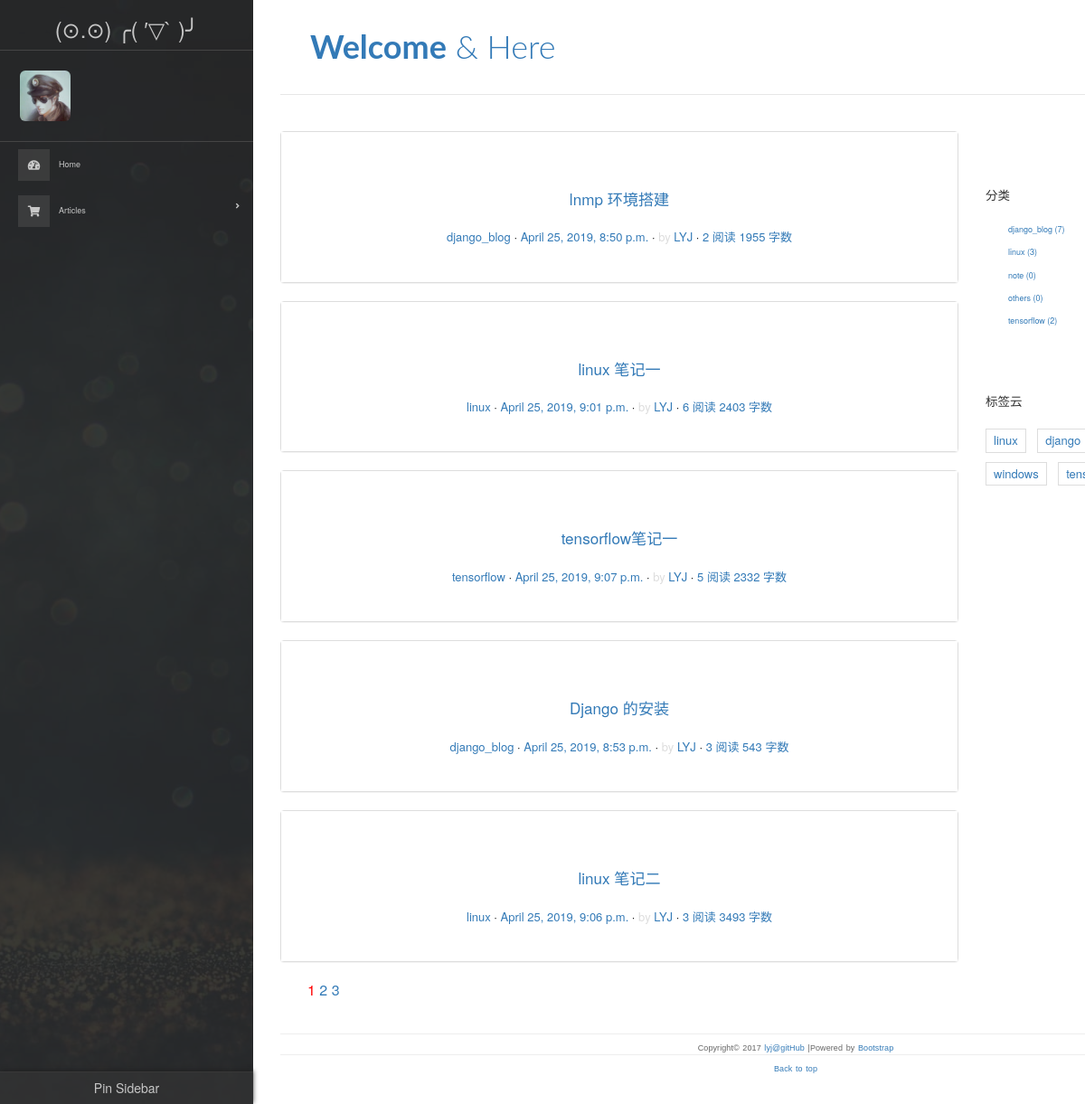
The page /article/all/ on the database as committed earlier.
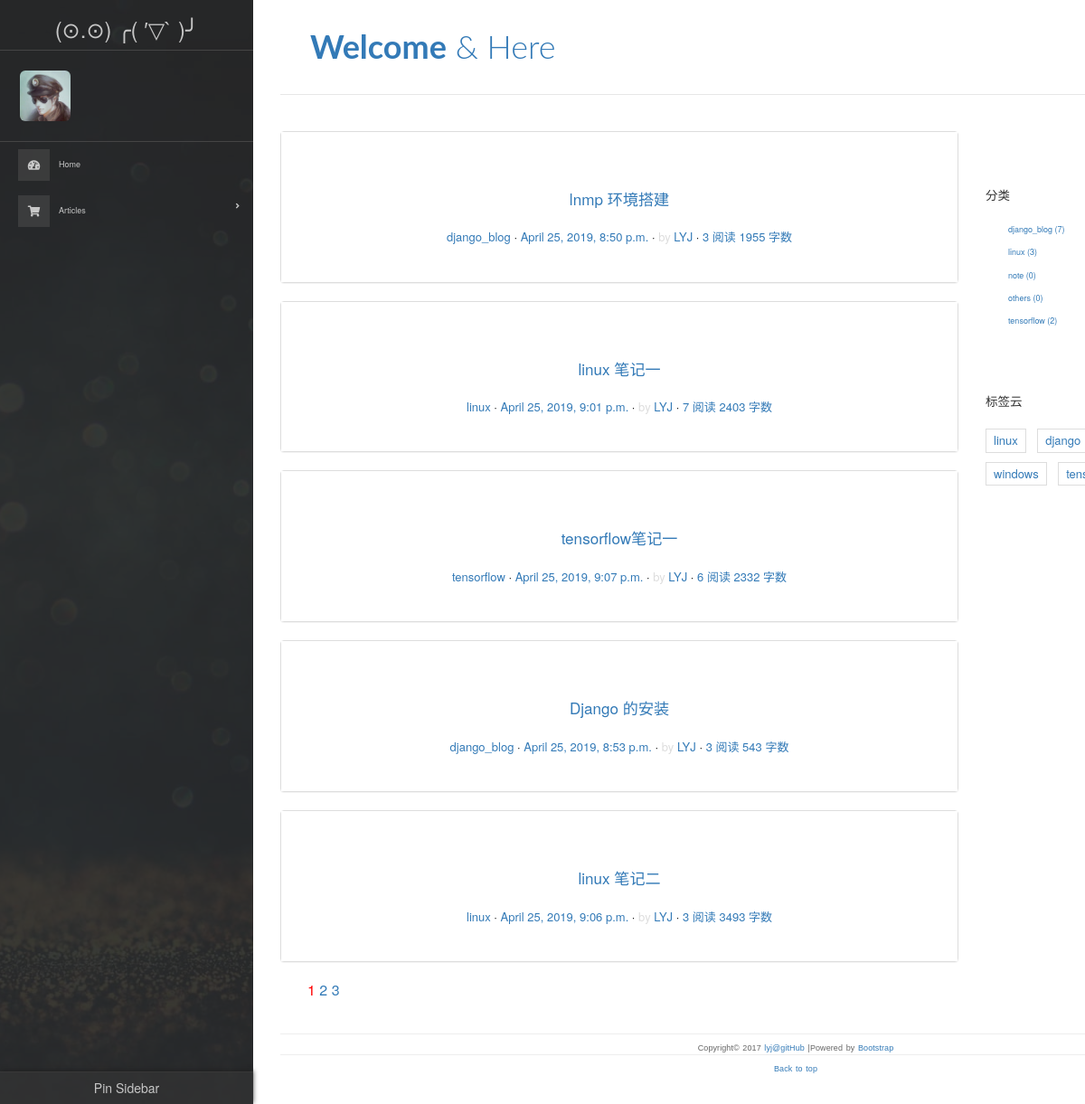
The same page on the database as committed later.
### mainsite/models.py (models this page shows, shortened)
class Article(models.Model):
	aid = models.CharField(primary_key=True, max_length=200) # aid is used as the slug.
	sequence_number = models.IntegerField()
	title = models.CharField(max_length=200)
	abstract = models.CharField(max_length=400)
	text = models.TextField()
	publish_date = models.DateTimeField()
	modify_date = models.DateTimeField(default=timezone.now)
	category = models.ForeignKey(Category, on_delete=models.CASCADE)
	tag = models.ManyToManyField(Tag)
	views = models.IntegerField(default=0)
	class Meta:
		ordering = ('-publish_date',)  # Ordered by published data

class Category(models.Model):
	cid = models.CharField(primary_key=True, max_length=200)
	name = models.CharField(max_length=200)

### mainsite/views.py (the view, shortened to what this page needs)
# urls.py: path('article/all/', ArticleList.as_view()),
class ArticleList(ListView):
	model = Article
	template_name = 'mainsite/article_list/article_list.html'
	context_object_name = 'articles'
	paginate_by = 5
	def get_queryset(self):
		return super(ArticleList, self).get_queryset().order_by('sequence_number')
	def get_context_data(self, **kwargs):
		context = super().get_context_data(**kwargs) # 首先获得父类生成的传递给模板的字典。
		paginator = context.get('paginator')
		page = context.get('page_obj')
		is_paginated = context.get('is_paginated')
		pagination_data = self.pagination_data(paginator, page, is_paginated)
		context.update(pagination_data)
		return context
	@staticmethod
	def pagination_data(paginator, page, is_paginated):
		if not is_paginated:
			return {}
		left = []
		right = []
		left_has_more = False
		right_has_more = False
		first = False
		last = False
		page_number = page.number
		total_pages = paginator.num_pages
		page_range = paginator.page_range
		if page_number == 1:
			right = page_range[page_number:page_number + 2]
			if right[-1] < total_pages - 1:
				right_has_more = True
			if right[-1] < total_pages:
				last = True
		elif page_number == total_pages:
			left = page_range[(page_number - 3) if (page_number - 3) > 0 else 0:page_number - 1]
			if left[0] > 2:
				left_has_more = True
			if left[0] > 1:
				first = True
		data = {
			'left': left,
			'right': right,
			'left_has_more': left_has_more,
			'right_has_more': right_has_more,
			'first': first,
			'last': last,
		}
		return data

### mainsite/templatetags/base_tags.py (called while the page is built)
@register.simple_tag
def get_all_category_name():
	return Category.objects.all()

@register.simple_tag
def get_words_number_of_article(article_text):
	return len(article_text)

@register.simple_tag
def get_number_of_articles_of_category():
	return Category.objects.annotate(number_of_articles=Count('article'))

@register.simple_tag
def get_all_tag_name():
	return Tag.objects.all()

### templates/mainsite/article_list/article_list.html (shortened to what this page needs)
{% extends 'base/base.html' %}
{% load markdown_deux_tags %}
{% block content %}
    <div class="content-body">
        <div class="container">
            <div class="row">
                <main class="col-md-8">
                    {% include 'mainsite/article_list/list_main.html' %}
                    {% include 'mainsite/article_list/pagination.html' %}
                </main>
                <aside class="col-md-4">
                    {% include 'mainsite/extended_component/category.html' %}
                    {% include 'mainsite/extended_component/tag_cloud.html' %}
                </aside>
            </div>
        </div>
    </div>
{% endblock %}

### templates/mainsite/article_list/list_main.html (shortened to what this page needs)
{% for article in articles %}
    <div class="panel panel-default">
        <article class="post post-1">
            {% include 'mainsite/article_list/related_information.html' %}
            <div class="entry-content clearfix">
            </div>
        </article>
    </div>
{% endfor %}

### templates/mainsite/article_list/related_information.html
{% load base_tags %}
<header class="entry-header">
    <h1 class="entry-title">
        <a href="/article/{{ article.category.name }}/{{ article.aid }}">
            {{ article.title}}
        </a>
    </h1>
    <div class="entry-meta">
        <span class="post-category">
            <a href="/article/{{ article.category.name }}/">{{ article.category.name }}</a>
        </span>
        <span class="post-date">
            <a href="#">
                <time class="entry-date" datetime="2012-11-09T23:15:57+00:00">
                    {{ article.publish_date }}
                </time>
            </a>
        </span>
        <span class="post-author">by <a href="/about">LYJ</a></span>
        <span class="views-count"><a href="#">{{ article.views }} 阅读</a></span>
        {% get_words_number_of_article article.text as words_number %}
        <span class="views-count"><a href="#">{{ words_number }} 字数</a></span>
    </div>
</header>

Rows that differ between the two databases and show on the page:
changed Article "lnmp 环境搭建": views "2" → "3"
changed Article "linux 笔记一": views "6" → "7"
changed Article "tensorflow笔记一": views "5" → "6"
